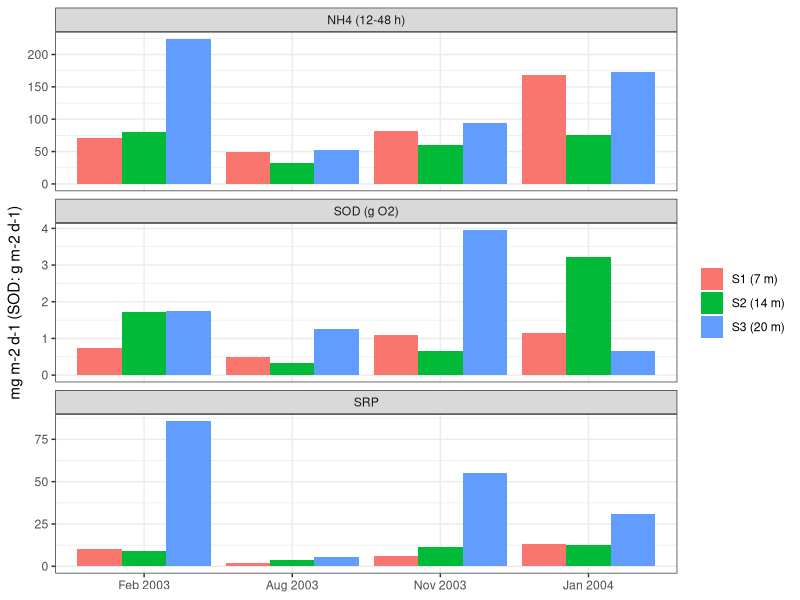

R code for this plot:
## ---- chunk 1
#| label: setup
#| include: false

library(dplyr)
library(tidyr)
library(ggplot2)
library(knitr)

fl <- read.csv("data/burger2007_chamber_fluxes.csv")
bw <- read.csv("data/burger2007_bottom_water.csv")

# unit conversion to AED units (mmol m-2 d-1)
fl <- fl |>
  mutate(
    srp_mmol  = srp_mg_m2_d / 30.974,
    nh4_1_mmol = nh4_phase1_mg_m2_d / 14.007,
    nh4_2_mmol = nh4_phase2_mg_m2_d / 14.007,
    sod_mmol  = sod_g_m2_d * 1000 / 31.998
  )
## ---- chunk 2
#| label: tbl-bottom-water
bw |>
  select(Site = site, `Depth (m)` = depth_m, Date = date,
         `NH4 (mg/L)` = nh4_mg_L, `SRP (mg/L)` = srp_mg_L,
         `NO3 (mg/L)` = no3_mg_L, `DO (mg/L)` = do_mg_L,
         `T (°C)` = temp_C, `PAR (µmol/m²/s)` = par_umol_m2_s) |>
  kable()
## ---- chunk 3
#| label: tbl-fluxes
fl |>
  select(Site = site, Date = date, Chamber = chamber, n,
         `NH4-1 (mg N/m²/d)` = nh4_phase1_mg_m2_d,
         `NH4-2 (mg N/m²/d)` = nh4_phase2_mg_m2_d,
         `SRP (mg P/m²/d)` = srp_mg_m2_d,
         `SOD (g O2/m²/d)` = sod_g_m2_d) |>
  kable()
## ---- chunk 4
#| label: tbl-site-means
site_means <- fl |>
  filter(chamber == "light") |>
  group_by(Site = site, `Depth (m)` = depth_m) |>
  summarise(
    `SRP (mg P/m²/d)`    = mean(srp_mg_m2_d),
    `NH4-1 (mg N/m²/d)`  = mean(nh4_phase1_mg_m2_d),
    `NH4-2 (mg N/m²/d)`  = mean(nh4_phase2_mg_m2_d),
    `SOD (g O2/m²/d)`    = mean(sod_g_m2_d),
    .groups = "drop"
  )
kable(site_means, digits = 1)
## ---- chunk 5
#| label: tbl-season
fl |>
  filter(chamber == "light") |>
  left_join(bw |> select(site, date, temp_C), by = c("site", "date")) |>
  group_by(Period = period) |>
  summarise(
    `Bottom T (°C)`      = mean(temp_C),
    `SRP (mg P/m²/d)`    = mean(srp_mg_m2_d),
    `NH4-2 (mg N/m²/d)`  = mean(nh4_phase2_mg_m2_d),
    `SOD (g O2/m²/d)`    = mean(sod_g_m2_d)
  ) |>
  arrange(match(Period, c("Feb 2003", "Aug 2003", "Nov 2003", "Jan 2004"))) |>
  kable(digits = 1)
## ---- chunk 6
#| label: fig-fluxes
#| fig-cap: "Light-chamber fluxes by site and period (after Burger et al. 2007, Fig. 4)."
#| fig-height: 6
fl |>
  filter(chamber == "light") |>
  select(site, period, SRP = srp_mg_m2_d,
         `NH4 (12-48 h)` = nh4_phase2_mg_m2_d,
         `SOD (g O2)` = sod_g_m2_d) |>
  pivot_longer(-c(site, period)) |>
  mutate(period = factor(period, c("Feb 2003", "Aug 2003", "Nov 2003", "Jan 2004")),
         site = factor(site, labels = c("S1 (7 m)", "S2 (14 m)", "S3 (20 m)"))) |>
  ggplot(aes(period, value, fill = site)) +
  geom_col(position = "dodge") +
  facet_wrap(~name, scales = "free_y", ncol = 1) +
  labs(x = NULL, y = "mg m-2 d-1 (SOD: g m-2 d-1)", fill = NULL) +
  theme_bw()
## ---- chunk 7
#| label: tbl-aed-units
site_means_mmol <- fl |>
  filter(chamber == "light") |>
  group_by(Site = site, `Depth (m)` = depth_m) |>
  summarise(
    `Fsed_frp (mmol P/m²/d)` = mean(srp_mmol),
    `Fsed_amm (mmol N/m²/d, NH4-2)` = mean(nh4_2_mmol),
    `Fsed_oxy (mmol O2/m²/d, as demand)` = mean(sod_mmol),
    .groups = "drop"
  )
kable(site_means_mmol, digits = 2)
## ---- chunk 8
#| label: tbl-theta
fl |>
  filter(chamber == "light", period %in% c("Aug 2003", "Jan 2004")) |>
  left_join(bw |> select(site, date, temp_C), by = c("site", "date")) |>
  select(site, period, temp_C, srp_mg_m2_d, nh4_phase2_mg_m2_d) |>
  pivot_wider(names_from = period,
              values_from = c(temp_C, srp_mg_m2_d, nh4_phase2_mg_m2_d)) |>
  mutate(
    dT = `temp_C_Jan 2004` - `temp_C_Aug 2003`,
    `theta SRP` = (`srp_mg_m2_d_Jan 2004` / `srp_mg_m2_d_Aug 2003`)^(1 / dT),
    `theta NH4-2` = (`nh4_phase2_mg_m2_d_Jan 2004` / `nh4_phase2_mg_m2_d_Aug 2003`)^(1 / dT)
  ) |>
  select(Site = site, `dT (°C)` = dT, `theta SRP`, `theta NH4-2`) |>
  kable(digits = 2)
